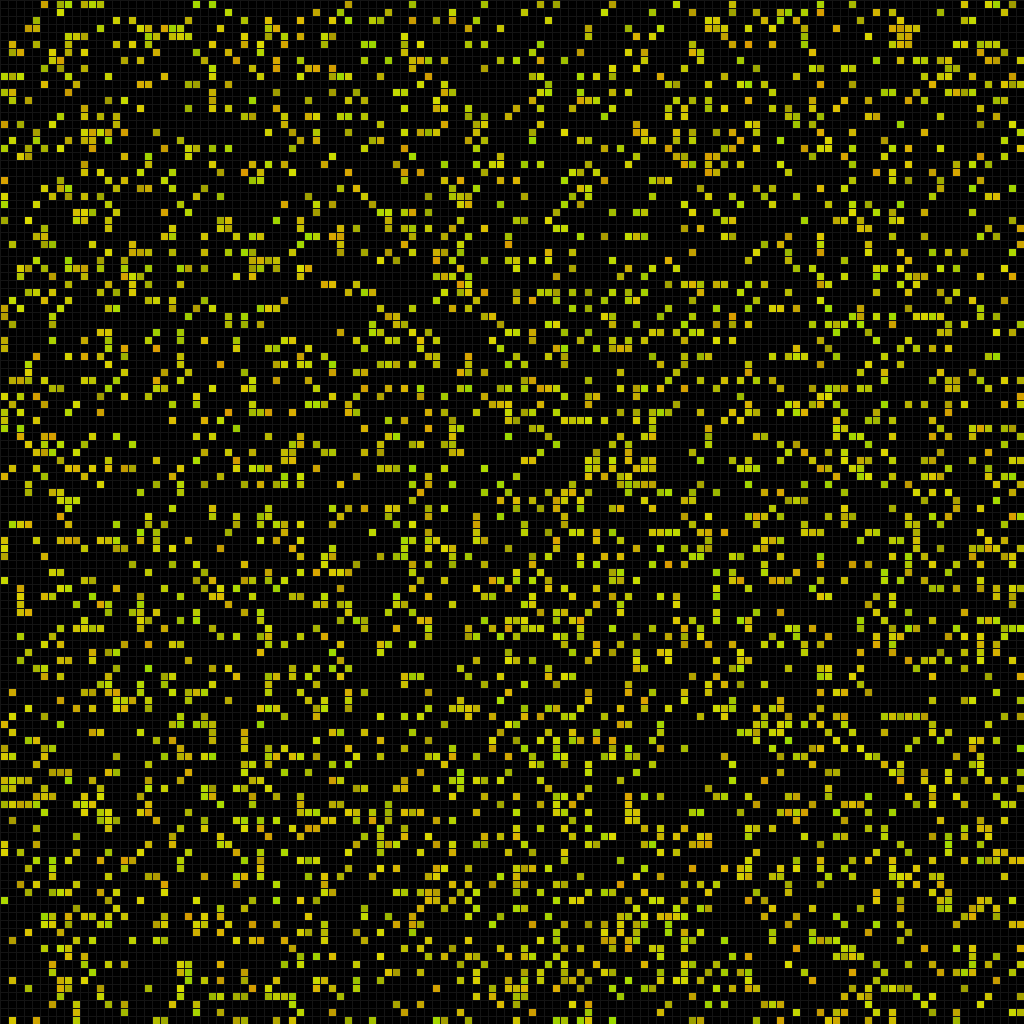
Frame 1 (no input)
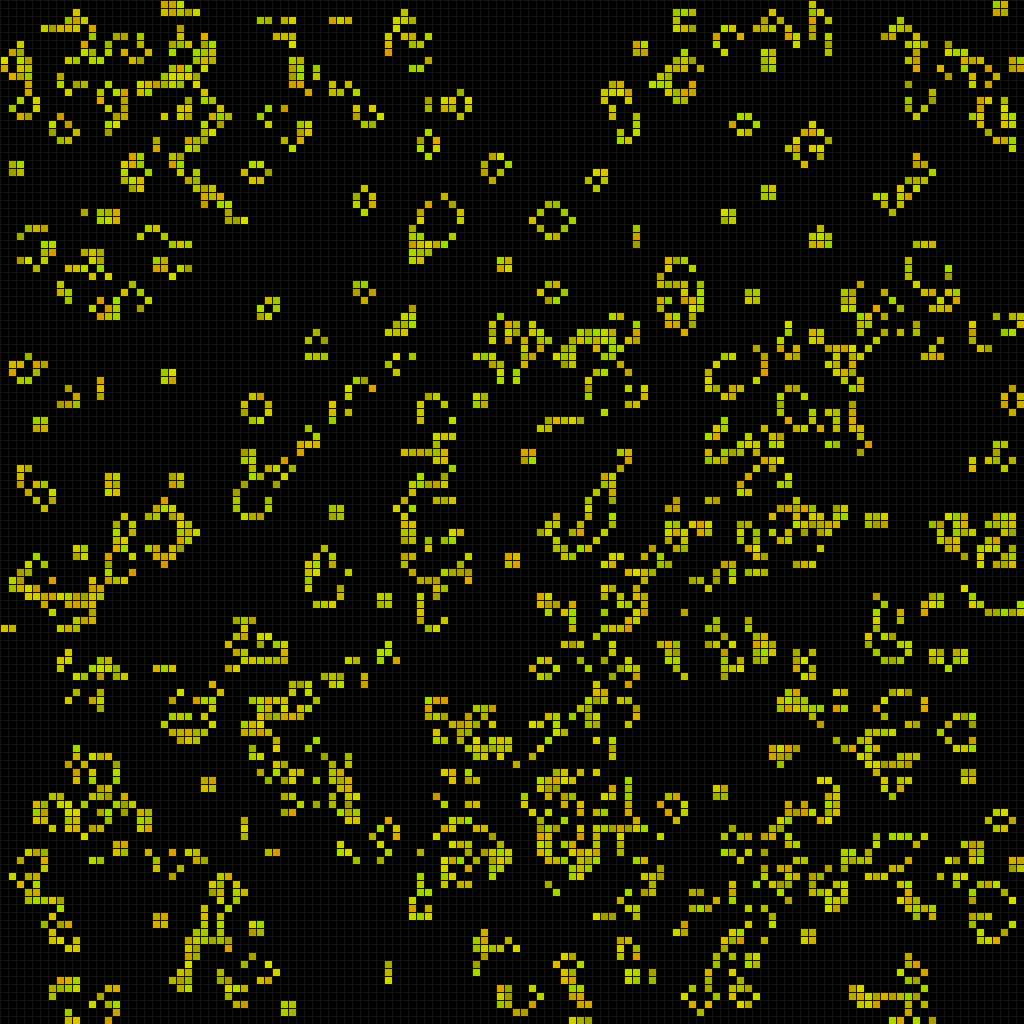
Frame 60 (the mouse pressed at the canvas centre just before this capture)
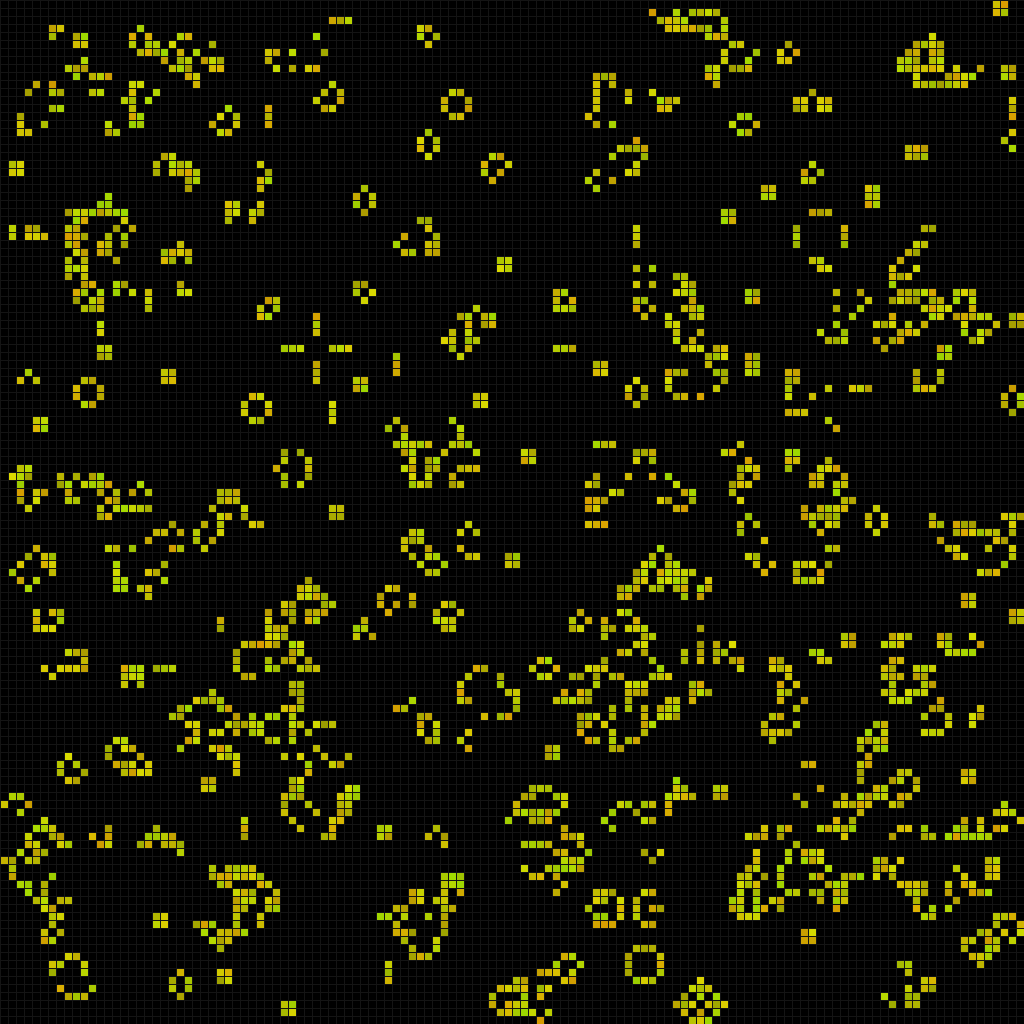
Frame 120 (the mouse held since frame 60 and released just before this capture)

The Processing sketch that drew these frames (run headless with seeded random() and noise(); from frame 60 on, the mouse is pressed at the canvas centre):

// Processing sketch: Lindevy_Robin_Fundamentals10
// ── Lindevy_Robin_Fundamentals10.pde
GameOfLife game;


void setup() {
	size(1024, 1024);
	game = new GameOfLife();
}


void draw() {
	game.draw();
	
}

// ── GameOfLife.pde
int cellSize = 8;
float aliveAtStart = 20;

int[][] cells;
int[][] cellSaveBeforeUpdate;

color dead = color(0, 0, 0);

int updateFrequency = 75;
int timeSinceLastUpdate = 0;

class GameOfLife {

	GameOfLife() {
		cells = new int [width / cellSize][height / cellSize];
		cellSaveBeforeUpdate = new int [width / cellSize][height / cellSize];

		for (int x = 0; x < width / cellSize; x++) {
			for (int y = 0; y < height / cellSize; y++) {
				float chanceAlive = random(100);

				if(chanceAlive <= aliveAtStart)
					chanceAlive = 1;
				else
					chanceAlive = 0;
				
			cells[x][y] = int(chanceAlive);
			}
		}
	}


	void update() {
		if(millis() - timeSinceLastUpdate > updateFrequency) {
			savePositions();
			updateLife();
			timeSinceLastUpdate = millis();
		}
	}


	void draw() {
		stroke(20);

		if(reset) {
			reset();
		}

		if(!pause && !reset) {
			for (int x = 0; x < width / cellSize; x++) {
				for (int y = 0; y < height / cellSize; y++) {

					color alive = color(random(155, 220), random(155, 220), 0);
					if(cells[x][y] == 1) {
						fill(alive);
						rect(cellSize * x, cellSize * y, cellSize, cellSize);
					}
					else {
						fill(dead);
						rect(cellSize * x, cellSize * y, cellSize, cellSize);
					}
				}	
			}
			update();
		}
	}

	
	void savePositions() {
		for (int x = 0; x < width / cellSize; x++) {
			for (int y = 0; y < height / cellSize; y++) {
				cellSaveBeforeUpdate[x][y] = cells[x][y];
			}
		}
	}


	void updateLife() {
		for (int x = 0; x < width / cellSize; x++) {
			for (int y = 0; y < height / cellSize; y++) {
			int neighbours = 0; 

				for (int neighbourX = x - 1; neighbourX <= x + 1; neighbourX++) {
					for (int neighbourY = y - 1; neighbourY <= y + 1; neighbourY++) { 

						if ((neighbourX >= 0) && (neighbourX < width / cellSize)) {
							if((neighbourY >= 0) && (neighbourY < height / cellSize)) {

								if (!((neighbourX == x) && (neighbourY == y))) { 
									if (cellSaveBeforeUpdate[neighbourX][neighbourY] == 1){
										neighbours ++; 
									}
								}
							} 
						} 
					} 
				}
				if (cellSaveBeforeUpdate[x][y] == 1) { 
					if (neighbours < 2 || neighbours > 3) {
						cells[x][y] = 0; 
					}
				} 
				else {   
					if (neighbours == 3 ) {
						cells[x][y] = 1; 
					}
				} 
			}
		}
	}
}
// ── GameStates.pde

void reset() {
	for (int x = 0; x < width / cellSize; x++) {
		for (int y = 0; y < height / cellSize; y++) {

			float chanceAlive = random(100);

			if(chanceAlive <= aliveAtStart) {
				chanceAlive = 1;
				cells[x][y] = int(chanceAlive);
			}
			else{
				chanceAlive = 0;
				cells[x][y] = int(chanceAlive);
			}
		}
	}
	reset = false;
}
// ── Input.pde
boolean pause, reset = false;

void keyPressed() {
	if(key == 'p' || key == 'P') {
		if(pause) {
			pause = false;
		}
		else {
			pause = true;
		}
	}

	if(key == 'r' || key == 'R') {
		reset = true;
	}

}
